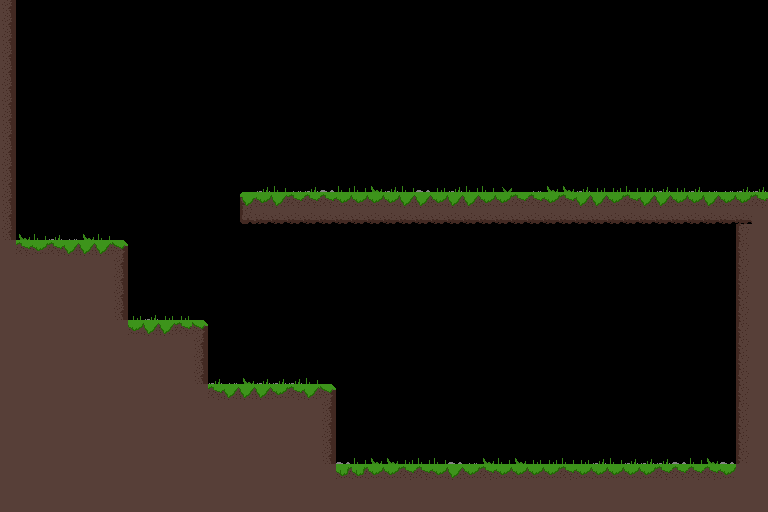

A 2D game scene composited from a Tiled map and its tileset images. What follows is a short description and the map's XML, with each tile layer's data collapsed to a summary:
An orthogonal 48x32 tile map with 16x16 px tiles, 2 tile layers (Terrain, Decoration), 2 tilesets and 2 objects (playerSpawn, nextLevel).

<map version="1.5" tiledversion="1.6.0" orientation="orthogonal" renderorder="right-down" width="48" height="32" tilewidth="16" tileheight="16" infinite="0" nextlayerid="7" nextobjectid="6">
 <editorsettings>
  <export format="json" />
 </editorsettings>
 <tileset firstgid="1" name="Tilemap" tilewidth="16" tileheight="16" tilecount="72" columns="6">
  <image source="../Tilemap.png" width="96" height="192" />
  <tile id="0">
   <properties>
    <property name="collision" type="bool" value="true" />
   </properties>
  </tile>
  <tile id="1">
   <properties>
    <property name="collision" type="bool" value="true" />
   </properties>
  </tile>
  <tile id="2">
   <properties>
    <property name="collision" type="bool" value="true" />
   </properties>
  </tile>
  <tile id="6">
   <properties>
    <property name="collision" type="bool" value="true" />
   </properties>
  </tile>
  <tile id="7">
   <properties>
    <property name="collision" type="bool" value="true" />
   </properties>
  </tile>
  <tile id="8">
   <properties>
    <property name="collision" type="bool" value="true" />
   </properties>
  </tile>
  <tile id="12">
   <properties>
    <property name="collision" type="bool" value="true" />
   </properties>
  </tile>
  <tile id="13">
   <properties>
    <property name="collision" type="bool" value="true" />
   </properties>
  </tile>
  <tile id="14">
   <properties>
    <property name="collision" type="bool" value="true" />
   </properties>
  </tile>
  <tile id="18">
   <properties>
    <property name="collision" type="bool" value="false" />
   </properties>
  </tile>
  <tile id="19">
   <properties>
    <property name="collision" type="bool" value="false" />
   </properties>
  </tile>
  <tile id="20">
   <properties>
    <property name="collision" type="bool" value="false" />
   </properties>
  </tile>
  <tile id="24">
   <properties>
    <property name="collision" type="bool" value="true" />
   </properties>
  </tile>
  <tile id="25">
   <properties>
    <property name="collision" type="bool" value="true" />
   </properties>
  </tile>
  <tile id="26">
   <properties>
    <property name="collision" type="bool" value="true" />
   </properties>
  </tile>
 </tileset>
 <tileset firstgid="73" name="starterBackground" tilewidth="175" tileheight="100" tilecount="1" columns="1">
  <image source="../starterBackground.png" width="175" height="100" />
 </tileset>
 <objectgroup id="4" name="Zones">
  <object id="3" name="playerSpawn" x="573.333" y="454.333">
   <point />
  </object>
  <object id="5" name="nextLevel" x="702" y="113.667" width="65.3333" height="80.667" />
 </objectgroup>
 <layer id="1" name="Terrain" width="48" height="32">
  <data>[1536 cells, 452 non-empty, 11 distinct tile ids]</data>
 </layer>
 <layer id="6" name="Decoration" width="48" height="32">
  <data>[1536 cells, 74 non-empty, 8 distinct tile ids]</data>
 </layer>
</map>
